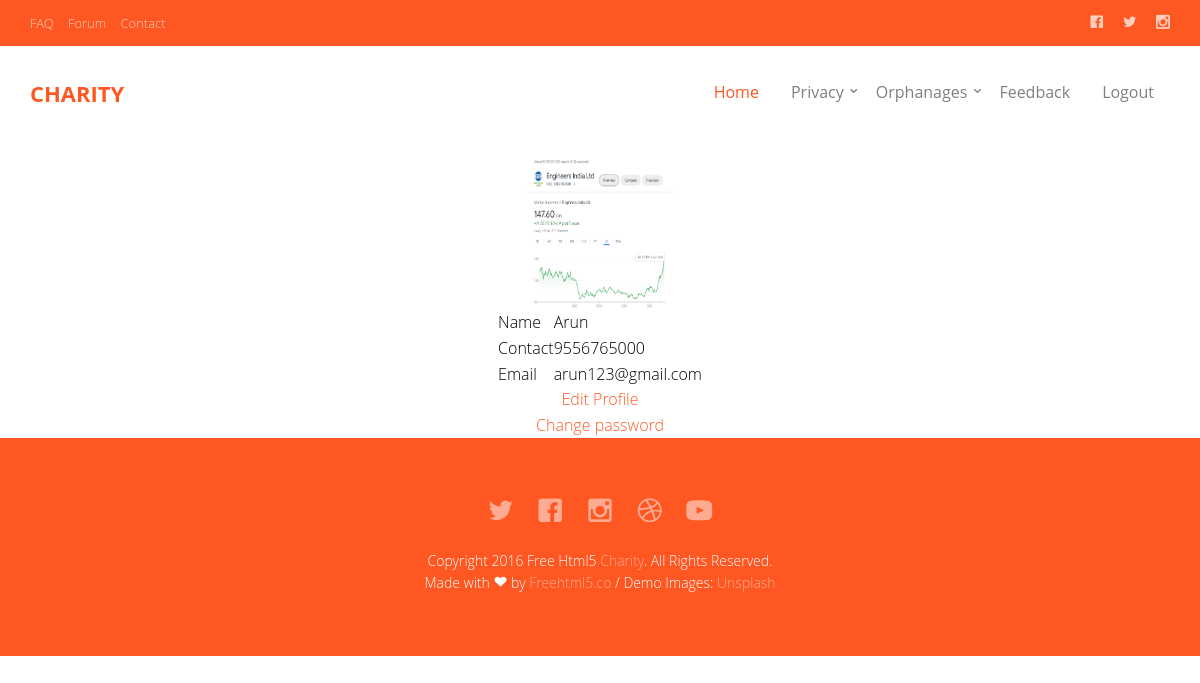
Screenshot of /User/My_profile/ (signed in) with the database file from the repository.
### Guest/models.py (models this page shows)
class tbl_user(models.Model):
    user_name=models.CharField(max_length=50)
    user_gender=models.CharField(max_length=50)
    user_contact=models.CharField(max_length=50)
    user_email=models.CharField(max_length=50)
    user_password=models.CharField(max_length=50)
    place = models.ForeignKey(tbl_place, on_delete=models.CASCADE)
    user_photo = models.FileField(upload_to='Assets/UserPhoto/')
    user_proof = models.FileField(upload_to='Assets/UserProof/')
    user_status = models.IntegerField(default="0")
    user_address=models.CharField(max_length=50)

### User/views.py (the view)
# urls.py: path('My_profile/',views.my_pro,name="my_pro"),
def my_pro(request):
    data=tbl_user.objects.get(id=request.session["uid"])
    return render(request,"User/MyProfile.html",{'data':data})

### User/Templates/User/MyProfile.html (shortened to what this page needs)
{% extends 'User/Header.html' %}
{% load static %}
{% block content %}
<!DOCTYPE html>
<html lang="en">
<head>
</head>
<body >
    <div class="container-fluid d-bg-image">
        <div class="d-profile">
            <table align="center" style="color: black;" cellpadding="10px" class="d-card">
                <tr>
                    <td colspan="2" align="center"><img src="{{data.user_photo.url}}" alt="" width="150" height="150"></td>
                </tr>
                <tr>
                    <td>Name</td>
                    <td>{{data.user_name}}</td>
                </tr>
                <tr>
                    <td>Contact</td>
                    <td>{{data.user_contact}}</td>
                </tr>
                <tr>
                    <td>Email</td>
                    <td>{{data.user_email}}</td>
                </tr>
                <tr>
                    <td colspan="2" align="center"><a class="d-card-button" href="{% url 'User:editprofile' %}">Edit Profile</a>
                    </td>
                </tr>
                <tr>
                    <td colspan="2" align="center">
                        <a class="d-card-button" href="{% url 'User:changepassword' %}">Change password</a>
                    </td>
                </tr>
            </table>
        </div>
    </div>
</body>
</html>
{% endblock content %}

### Guest/static/Main/css/style.css (style rules this page uses)
body { font-family: "Open Sans", Arial, sans-serif; line-height: 1.6; font-size: 16px; background: #fff; color: #848484; font-weight: 300; overflow-x: hidden; }
a { color: #ff5722; -webkit-transition: 0.5s, ease; -o-transition: 0.5s, ease; transition: 0.5s, ease; }

### rows the page displays
tbl_user: user_photo (picture), user_name "Arun", user_contact "9556765000", user_email "arun123@gmail.com"
